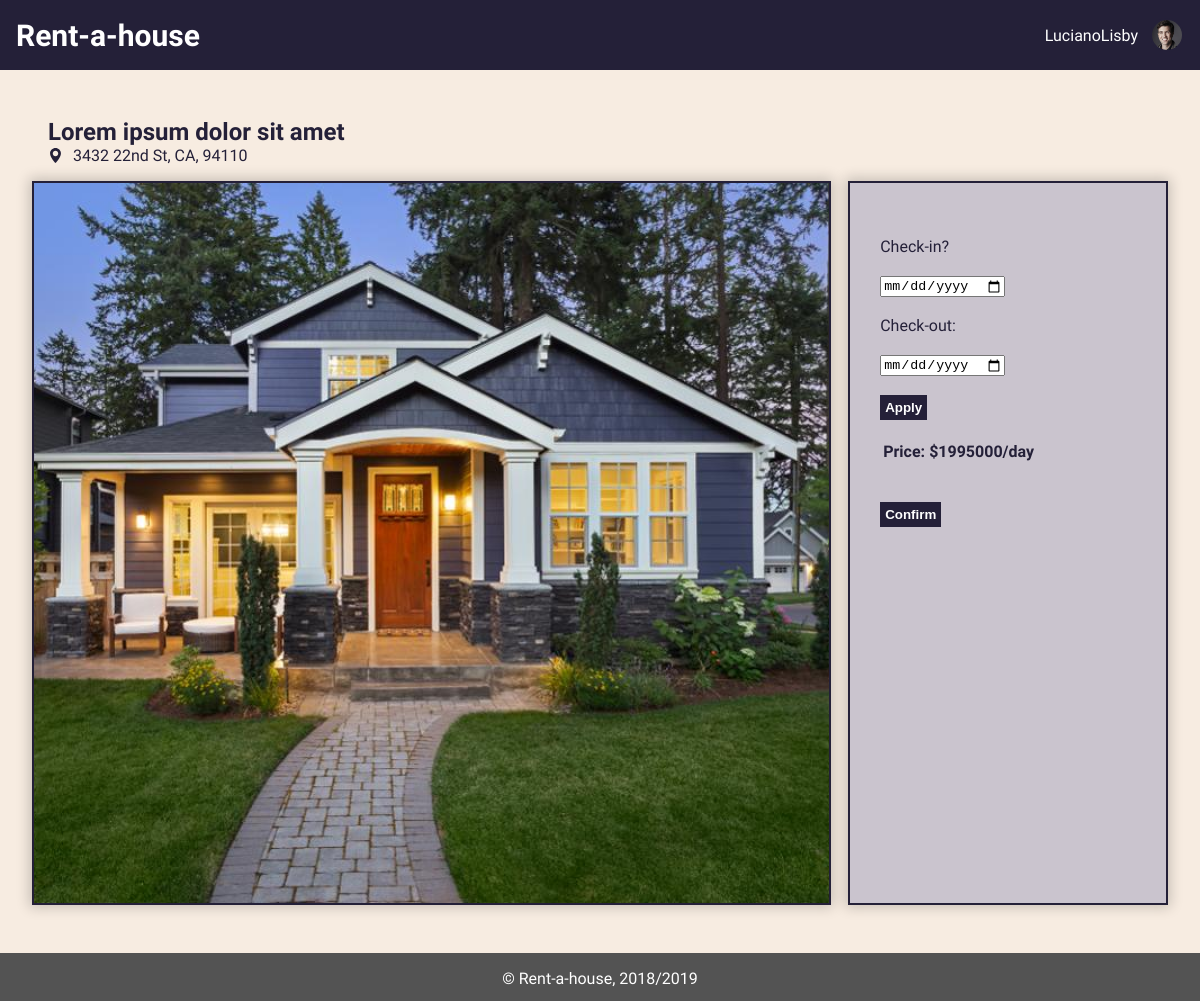
The page /pages/rental.php?id=1 (signed in) on the database its author committed.
### tables this page shows
CREATE TABLE house (
  id INTEGER PRIMARY KEY AUTOINCREMENT,
  type VARCHAR,
  room INTEGER,
  bathroom INTEGER,
  price DOUBLE,
  published DATE,
  address VARCHAR, 
  location VARCHAR,
  state VARCHAR,
  postCode VARCHAR,  
  description VARCHAR,
  title VARCHAR,
  owner VARCHAR REFERENCES user
);

CREATE TABLE houseimages (
  id INTEGER PRIMARY KEY AUTOINCREMENT,
  houseID integer REFERENCES house,
  image VARCHAR
);

### database/db_utils.php (called while the page is built, shortened)
<?php
    include_once('connection.php');
    function getHouse($id){
        global $db;
        $stmt = $db->prepare("SELECT * FROM house WHERE id='".$id."'");
        $stmt->execute();
        $aux = $stmt->fetch();
        return $aux;
    }
    function getHouseImages($houseID){
        global $db;
        $stmt = $db->prepare("SELECT * FROM houseimages  WHERE houseID = '".$houseID."'");
        $stmt->execute();
        $aux = $stmt->fetchAll();
        return $aux;
    }
?>

### pages/rental.php (the view, shortened to what this page needs)
<?php
    include_once('../templates/templates.php');
    include_once('../database/connection.php');
    include_once('../database/db_utils.php');
    if(isset($_GET['id'])){
        $id = $_GET['id'];
        $house = getHouse($id);
    }
    $images = getHouseImages($id);
?>
    <article class="house-body">
        <div id="house-header">
                <div id="house-title">
                    <h2><?=$house["title"]?></h2>
                    <div id="house-location">
                        <p><?=$house["address"].", ".$house["state"].", ".$house["postCode"]?></p>
                    </div>
                </div>
                <section id="house-image-contact">
                    <img  src="../images/houses/<?=$images[0]['image']?>" alt="HouseImg">
                    <div id="house-contact-owner">
                    <?php
                        $priceDay = $house["price"];
                    ?>
                    <div id="rental_info">
                        <br><br><label>Check-in?</label><br><br>
                        <input type="date" name="checkin" id="checkin">
                        <br><br><label>Check-out:</label><br><br>
                        <input type="date" name="checkout" id="checkout">
                        <br><br><?php echo "<button type='button' onclick='date($priceDay)' id='button' class='utils-btn'>";?>Apply</button><br><br>
                        <table id="table">
                            <tr><th>Price:</th><th>$<?=$house["price"]?>/day</th></tr>
                        </table>
                        <br><br><button class="utils-btn">Confirm</button>
                    </div>
                    </div>
                </section>
        </div>
    </article>

### css/style.css (style rules this page uses)
:root { --main-color-1: #242038; --main-color-2: #725AC1; --main-color-3: #8D86C9; --main-color-4: #CAC4CE; --main-color-5: #F7ECE1; --main-color-6: white; --main-color-7: rgba(0,0,0,.2); --main-color-8: rgb(0, 0, 0); --main-color-9: rgb(83, 83, 83); --error: rgb(245, 89, 71); --success: rgb(75,181,67); }
html { margin: 0; padding: 0; width: 100%; }
body { display: flex; flex-direction: column; font-family: 'Exo 2', sans-serif; background-color: var(--main-color-5); color: var(--main-color-1); margin: 0; padding: 0; min-height: 100vh; width: 100%; }
#rental_info { padding-left: 5%; }
.utils-btn { background-color:var(--main-color-1); display:inline-block; cursor:pointer; color:var(--main-color-6); font-weight:bold; padding: 5px; text-decoration:none; border: none; transition: background-color 0.5s; position: relative; }
.house-body { flex: auto; padding: 2em; display: flex; flex-direction: column; }
#house-header { display: grid; flex-direction: row; margin-bottom: 1em; }
#house-title { padding: 1em; border-radius: 10px; margin: auto auto auto 0; float: right; }
#house-title h2 { margin: auto; color: var(--main-color-1) }
#house-title p { color: var(--main-color-1); margin: auto 0; }
#house-location { margin: auto; display: flex; flex-direction: row; vertical-align: middle; }
#house-location svg { fill: var(--main-color-1); width: 15px; margin-right: 10px; }
#house-image-contact { display: flex; flex-direction: row; }
#house-image-contact>img { border: 2px solid var(--main-color-1); margin: auto auto auto 0; float: left; width: 70%; height: 45em; vertical-align: middle; object-fit: cover; box-shadow: 0 0 0.8rem 0.2rem var(--main-color-7); margin-right: 1em; }
#house-contact-owner { border: 2px solid var(--main-color-1); float: right; margin: 0 0 0 auto; display: flex; flex-direction: column; background-color: var(--main-color-4); width: 25%; padding: 1em; box-shadow: 0 0 0.8rem 0.2rem var(--main-color-7); }

### rows shown on the page
house: title "Lorem ipsum dolor sit amet", address "3432 22nd St", state "CA", postCode "94110", price "1995000"
houseimages: image (picture)

### other values the page prints
$_SESSION['username'] "LucianoLisby"
